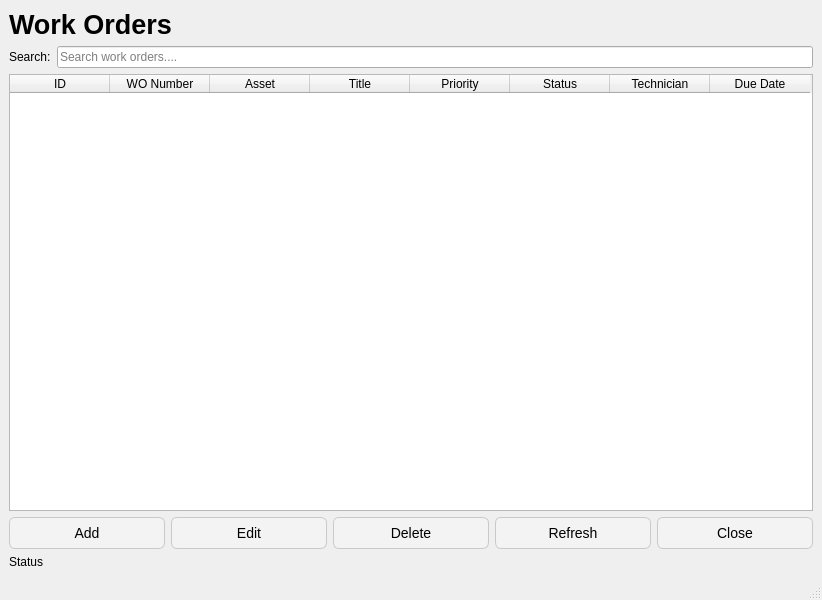
<?xml version="1.0" encoding="UTF-8"?>
<ui version="4.0">
 <class>WorkOrdersWindow</class>
 <widget class="QMainWindow" name="WorkOrdersWindow">
  <property name="geometry">
   <rect>
    <x>0</x>
    <y>0</y>
    <width>822</width>
    <height>600</height>
   </rect>
  </property>
  <property name="windowTitle">
   <string>WorkOrders</string>
  </property>
  <widget class="QWidget" name="centralwidget">
   <layout class="QVBoxLayout" name="verticalLayout">
    <item>
     <widget class="QLabel" name="lblWorkOrders">
      <property name="font">
       <font>
        <pointsize>20</pointsize>
        <bold>true</bold>
       </font>
      </property>
      <property name="text">
       <string>Work Orders</string>
      </property>
     </widget>
    </item>
    <item>
     <layout class="QHBoxLayout" name="horizontalLayout">
      <item>
       <widget class="QLabel" name="lblSearch">
        <property name="text">
         <string>Search:</string>
        </property>
       </widget>
      </item>
      <item>
       <widget class="QLineEdit" name="txtSearch">
        <property name="placeholderText">
         <string>Search work orders....</string>
        </property>
       </widget>
      </item>
     </layout>
    </item>
    <item>
     <widget class="QTableWidget" name="tblWorkOrders">
      <column>
       <property name="text">
        <string>ID</string>
       </property>
      </column>
      <column>
       <property name="text">
        <string>WO Number</string>
       </property>
      </column>
      <column>
       <property name="text">
        <string>Asset</string>
       </property>
      </column>
      <column>
       <property name="text">
        <string>Title</string>
       </property>
      </column>
      <column>
       <property name="text">
        <string>Priority</string>
       </property>
      </column>
      <column>
       <property name="text">
        <string>Status</string>
       </property>
      </column>
      <column>
       <property name="text">
        <string>Technician</string>
       </property>
      </column>
      <column>
       <property name="text">
        <string>Due Date</string>
       </property>
      </column>
     </widget>
    </item>
    <item>
     <layout class="QHBoxLayout" name="horizontalLayout_2">
      <item>
       <widget class="QPushButton" name="btnAdd">
        <property name="minimumSize">
         <size>
          <width>90</width>
          <height>32</height>
         </size>
        </property>
        <property name="styleSheet">
         <string notr="true">QPushButton {
    background-color: #f3f3f3;        /* Windows 11 light button background */
    color: #000000;                   /* Text color */
    border: 1px solid #c9c9c9;        /* Soft border */
    border-radius: 6px;               /* Windows 11 rounded corners */
    padding: 6px 14px;                /* Standard Win11 padding */
    font-family: &quot;Segoe UI&quot;;
    font-size: 14px;
}

QPushButton:hover {
    background-color: #e5e5e5;        /* Slightly darker hover */
}

QPushButton:pressed {
    background-color: #dcdcdc;        /* Pressed state */
    border: 1px solid #b5b5b5;
}

QPushButton:disabled {
    background-color: #f0f0f0;
    color: #a0a0a0;
    border: 1px solid #e0e0e0;
}
</string>
        </property>
        <property name="text">
         <string>Add</string>
        </property>
       </widget>
      </item>
      <item>
       <widget class="QPushButton" name="btnEdit">
        <property name="minimumSize">
         <size>
          <width>90</width>
          <height>32</height>
         </size>
        </property>
        <property name="styleSheet">
         <string notr="true">QPushButton {
    background-color: #f3f3f3;        /* Windows 11 light button background */
    color: #000000;                   /* Text color */
    border: 1px solid #c9c9c9;        /* Soft border */
    border-radius: 6px;               /* Windows 11 rounded corners */
    padding: 6px 14px;                /* Standard Win11 padding */
    font-family: &quot;Segoe UI&quot;;
    font-size: 14px;
}

QPushButton:hover {
    background-color: #e5e5e5;        /* Slightly darker hover */
}

QPushButton:pressed {
    background-color: #dcdcdc;        /* Pressed state */
    border: 1px solid #b5b5b5;
}

QPushButton:disabled {
    background-color: #f0f0f0;
    color: #a0a0a0;
    border: 1px solid #e0e0e0;
}
</string>
        </property>
        <property name="text">
         <string>Edit</string>
        </property>
       </widget>
      </item>
      <item>
       <widget class="QPushButton" name="btnDelete">
        <property name="minimumSize">
         <size>
          <width>90</width>
          <height>32</height>
         </size>
        </property>
        <property name="styleSheet">
         <string notr="true">QPushButton {
    background-color: #f3f3f3;        /* Windows 11 light button background */
    color: #000000;                   /* Text color */
    border: 1px solid #c9c9c9;        /* Soft border */
    border-radius: 6px;               /* Windows 11 rounded corners */
    padding: 6px 14px;                /* Standard Win11 padding */
    font-family: &quot;Segoe UI&quot;;
    font-size: 14px;
}

QPushButton:hover {
    background-color: #e5e5e5;        /* Slightly darker hover */
}

QPushButton:pressed {
    background-color: #dcdcdc;        /* Pressed state */
    border: 1px solid #b5b5b5;
}

QPushButton:disabled {
    background-color: #f0f0f0;
    color: #a0a0a0;
    border: 1px solid #e0e0e0;
}
</string>
        </property>
        <property name="text">
         <string>Delete</string>
        </property>
       </widget>
      </item>
      <item>
       <widget class="QPushButton" name="btnRefresh">
        <property name="minimumSize">
         <size>
          <width>90</width>
          <height>32</height>
         </size>
        </property>
        <property name="styleSheet">
         <string notr="true">QPushButton {
    background-color: #f3f3f3;        /* Windows 11 light button background */
    color: #000000;                   /* Text color */
    border: 1px solid #c9c9c9;        /* Soft border */
    border-radius: 6px;               /* Windows 11 rounded corners */
    padding: 6px 14px;                /* Standard Win11 padding */
    font-family: &quot;Segoe UI&quot;;
    font-size: 14px;
}

QPushButton:hover {
    background-color: #e5e5e5;        /* Slightly darker hover */
}

QPushButton:pressed {
    background-color: #dcdcdc;        /* Pressed state */
    border: 1px solid #b5b5b5;
}

QPushButton:disabled {
    background-color: #f0f0f0;
    color: #a0a0a0;
    border: 1px solid #e0e0e0;
}
</string>
        </property>
        <property name="text">
         <string>Refresh</string>
        </property>
       </widget>
      </item>
      <item>
       <widget class="QPushButton" name="btnClose">
        <property name="minimumSize">
         <size>
          <width>90</width>
          <height>32</height>
         </size>
        </property>
        <property name="styleSheet">
         <string notr="true">QPushButton {
    background-color: #f3f3f3;        /* Windows 11 light button background */
    color: #000000;                   /* Text color */
    border: 1px solid #c9c9c9;        /* Soft border */
    border-radius: 6px;               /* Windows 11 rounded corners */
    padding: 6px 14px;                /* Standard Win11 padding */
    font-family: &quot;Segoe UI&quot;;
    font-size: 14px;
}

QPushButton:hover {
    background-color: #e5e5e5;        /* Slightly darker hover */
}

QPushButton:pressed {
    background-color: #dcdcdc;        /* Pressed state */
    border: 1px solid #b5b5b5;
}

QPushButton:disabled {
    background-color: #f0f0f0;
    color: #a0a0a0;
    border: 1px solid #e0e0e0;
}
</string>
        </property>
        <property name="text">
         <string>Close</string>
        </property>
       </widget>
      </item>
     </layout>
    </item>
    <item>
     <widget class="QLabel" name="lblStatus">
      <property name="text">
       <string>Status</string>
      </property>
     </widget>
    </item>
   </layout>
  </widget>
  <widget class="QMenuBar" name="menubar">
   <property name="geometry">
    <rect>
     <x>0</x>
     <y>0</y>
     <width>822</width>
     <height>33</height>
    </rect>
   </property>
  </widget>
  <widget class="QStatusBar" name="statusbar"/>
 </widget>
 <resources/>
 <connections/>
</ui>
